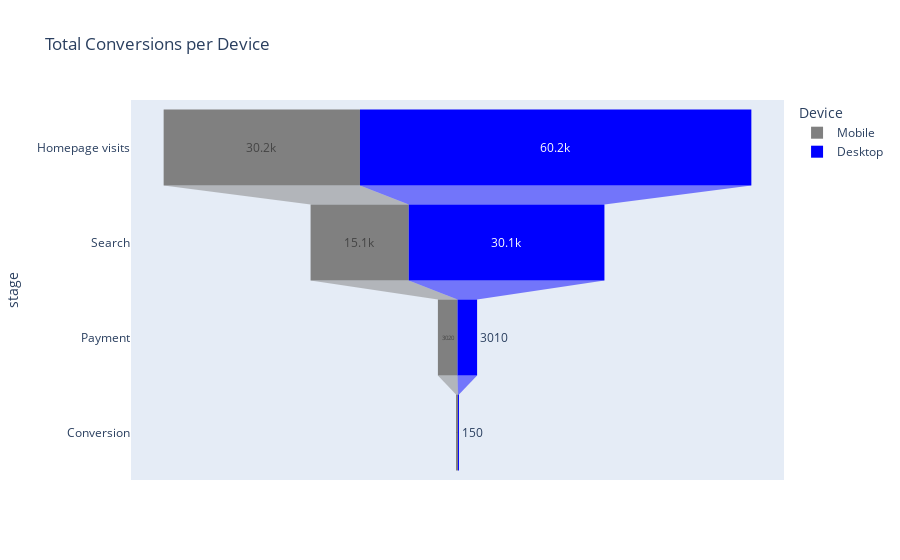

Notebook cell for this chart:
### Code cell
stages=["Homepage visits", "Search", "Payment", "Conversion"]
df_mob = pd.DataFrame(dict(number=[30200,15100,3020,302], stage=stages))
df_mob['Device'] = 'Mobile'
df_desk = pd.DataFrame(dict(number=[60200,30100,3010,150], stage=stages))
df_desk['Device'] = 'Desktop'
df_dev = pd.concat([df_mob, df_desk], axis=0)
fig = px.funnel(df_dev, x='number', y='stage', color='Device', color_discrete_sequence=['gray','blue'], title='Total Conversions per Device')
fig.show()

### Figure 1 — Plotly figure (JSON) as saved in the notebook; plotly's stock layout.template omitted (floating-point values rounded to 4 significant figures)
{"data": [{"hovertemplate": "Device=Mobile<br>number=%{x}<br>stage=%{y}<extra></extra>", "legendgroup": "Mobile", "marker": {"color": "gray"}, "name": "Mobile", "orientation": "h", "showlegend": true, "type": "funnel", "x": [30200, 15100, 3020, 302], "xaxis": "x", "y": ["Homepage visits", "Search", "Payment", "Conversion"], "yaxis": "y"}, {"hovertemplate": "Device=Desktop<br>number=%{x}<br>stage=%{y}<extra></extra>", "legendgroup": "Desktop", "marker": {"color": "blue"}, "name": "Desktop", "orientation": "h", "showlegend": true, "type": "funnel", "x": [60200, 30100, 3010, 150], "xaxis": "x", "y": ["Homepage visits", "Search", "Payment", "Conversion"], "yaxis": "y"}], "layout": {"legend": {"title": {"text": "Device"}, "tracegroupgap": 0}, "title": {"text": "Total Conversions per Device"}, "xaxis": {"anchor": "y", "domain": [0, 1], "title": {"text": "number"}}, "yaxis": {"anchor": "x", "domain": [0, 1], "title": {"text": "stage"}}}}
